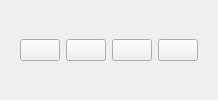
      <widget class="QWidget" name="verticalWidget" native="true">
       <layout class="QVBoxLayout" name="verticalLayout">
        <item>
         <widget class="QWidget" name="widget" native="true">
          <layout class="QGridLayout" name="gridLayout_5">
           <item row="1" column="0">
            <widget class="QPushButton" name="home_btn">
             <property name="sizePolicy">
              <sizepolicy hsizetype="Minimum" vsizetype="Fixed">
               <horstretch>0</horstretch>
               <verstretch>0</verstretch>
              </sizepolicy>
             </property>
             <property name="text">
              <string/>
             </property>
             <property name="icon">
              <iconset resource="images.qrc">
               <normaloff>:/Appicons/icons/home_icon.png</normaloff>:/Appicons/icons/home_icon.png</iconset>
             </property>
             <property name="iconSize">
              <size>
               <width>50</width>
               <height>50</height>
              </size>
             </property>
            </widget>
           </item>
           <item row="1" column="1">
            <widget class="QPushButton" name="radar_btn">
             <property name="text">
              <string/>
             </property>
             <property name="icon">
              <iconset resource="images.qrc">
               <normaloff>:/Appicons/icons/radar_icon.png</normaloff>:/Appicons/icons/radar_icon.png</iconset>
             </property>
             <property name="iconSize">
              <size>
               <width>50</width>
               <height>50</height>
              </size>
             </property>
            </widget>
           </item>
           <item row="1" column="3">
            <widget class="QPushButton" name="sett_btn">
             <property name="text">
              <string/>
             </property>
             <property name="icon">
              <iconset resource="images.qrc">
               <normaloff>:/Appicons/icons/settings_icon.png</normaloff>:/Appicons/icons/settings_icon.png</iconset>
             </property>
             <property name="iconSize">
              <size>
               <width>50</width>
               <height>50</height>
              </size>
             </property>
            </widget>
           </item>
           <item row="1" column="2">
            <widget class="QPushButton" name="news_btn">
             <property name="text">
              <string/>
             </property>
             <property name="icon">
              <iconset resource="images.qrc">
               <normaloff>:/Appicons/icons/news_icon.png</normaloff>:/Appicons/icons/news_icon.png</iconset>
             </property>
             <property name="iconSize">
              <size>
               <width>50</width>
               <height>50</height>
              </size>
             </property>
            </widget>
           </item>
          </layout>
         </widget>
        </item>
       </layout>
      </widget>
